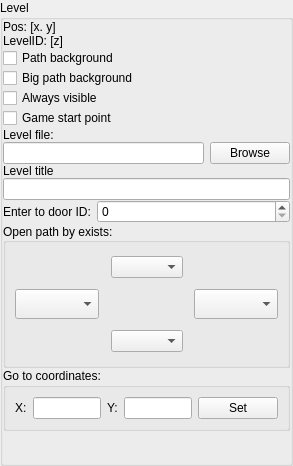
<?xml version="1.0" encoding="UTF-8"?>
<ui version="4.0">
 <class>WLD_ItemProps</class>
 <widget class="QDockWidget" name="WLD_ItemProps">
  <property name="geometry">
   <rect>
    <x>0</x>
    <y>0</y>
    <width>293</width>
    <height>466</height>
   </rect>
  </property>
  <property name="windowIcon">
   <iconset resource="../../_resources/editor.qrc">
    <normaloff>:/images/world16.png</normaloff>:/images/world16.png</iconset>
  </property>
  <property name="allowedAreas">
   <set>Qt::LeftDockWidgetArea|Qt::RightDockWidgetArea</set>
  </property>
  <property name="windowTitle">
   <string>Item Properties</string>
  </property>
  <widget class="QWidget" name="dockWidgetContents_2">
   <layout class="QGridLayout" name="WLDItemPropsGrid">
    <property name="leftMargin">
     <number>0</number>
    </property>
    <property name="topMargin">
     <number>0</number>
    </property>
    <property name="rightMargin">
     <number>0</number>
    </property>
    <property name="bottomMargin">
     <number>0</number>
    </property>
    <property name="spacing">
     <number>0</number>
    </property>
    <item row="0" column="0">
     <widget class="QGroupBox" name="WLD_LevelGrp">
      <property name="title">
       <string>Level</string>
      </property>
      <layout class="QGridLayout" name="gridLayout_16" columnstretch="0,100,0">
       <property name="leftMargin">
        <number>0</number>
       </property>
       <property name="topMargin">
        <number>0</number>
       </property>
       <property name="rightMargin">
        <number>0</number>
       </property>
       <property name="bottomMargin">
        <number>0</number>
       </property>
       <property name="verticalSpacing">
        <number>0</number>
       </property>
       <item row="11" column="1" colspan="2">
        <widget class="QSpinBox" name="WLD_PROPS_EnterTo">
         <property name="maximum">
          <number>10000</number>
         </property>
        </widget>
       </item>
       <item row="0" column="0" colspan="3">
        <widget class="QLabel" name="WLD_PROPS_lvlPos">
         <property name="text">
          <string notr="true">Pos: [x. y]</string>
         </property>
        </widget>
       </item>
       <item row="13" column="0" colspan="3">
        <widget class="QGroupBox" name="groupBox_3">
         <property name="minimumSize">
          <size>
           <width>0</width>
           <height>60</height>
          </size>
         </property>
         <property name="title">
          <string>Go to coordinates:</string>
         </property>
         <layout class="QHBoxLayout" name="horizontalLayout_2">
          <item>
           <widget class="QLabel" name="label_53">
            <property name="text">
             <string notr="true">X:</string>
            </property>
           </widget>
          </item>
          <item>
           <widget class="QLineEdit" name="WLD_PROPS_GotoX">
            <property name="inputMethodHints">
             <set>Qt::ImhDigitsOnly</set>
            </property>
           </widget>
          </item>
          <item>
           <widget class="QLabel" name="label_54">
            <property name="text">
             <string notr="true">Y:</string>
            </property>
           </widget>
          </item>
          <item>
           <widget class="QLineEdit" name="WLD_PROPS_GotoY">
            <property name="inputMethodHints">
             <set>Qt::ImhDigitsOnly</set>
            </property>
           </widget>
          </item>
          <item>
           <widget class="QPushButton" name="WLD_PROPS_GetPoint">
            <property name="text">
             <string>Set</string>
            </property>
           </widget>
          </item>
         </layout>
        </widget>
       </item>
       <item row="12" column="0" colspan="3">
        <widget class="QGroupBox" name="group_pathOpens">
         <property name="minimumSize">
          <size>
           <width>0</width>
           <height>121</height>
          </size>
         </property>
         <property name="maximumSize">
          <size>
           <width>16777215</width>
           <height>145</height>
          </size>
         </property>
         <property name="title">
          <string>Open path by exists:</string>
         </property>
         <property name="alignment">
          <set>Qt::AlignLeading|Qt::AlignLeft|Qt::AlignVCenter</set>
         </property>
         <layout class="QGridLayout" name="gridLayout_17">
          <item row="0" column="0" rowspan="2" colspan="3">
           <widget class="QFrame" name="frame">
            <property name="minimumSize">
             <size>
              <width>0</width>
              <height>30</height>
             </size>
            </property>
            <property name="frameShape">
             <enum>QFrame::NoFrame</enum>
            </property>
            <property name="frameShadow">
             <enum>QFrame::Plain</enum>
            </property>
            <property name="lineWidth">
             <number>0</number>
            </property>
            <layout class="QHBoxLayout" name="horizontalLayout">
             <property name="spacing">
              <number>0</number>
             </property>
             <property name="leftMargin">
              <number>0</number>
             </property>
             <property name="topMargin">
              <number>0</number>
             </property>
             <property name="rightMargin">
              <number>0</number>
             </property>
             <property name="bottomMargin">
              <number>0</number>
             </property>
             <item>
              <spacer name="space_top_left">
               <property name="orientation">
                <enum>Qt::Horizontal</enum>
               </property>
               <property name="sizeType">
                <enum>QSizePolicy::Expanding</enum>
               </property>
               <property name="sizeHint" stdset="0">
                <size>
                 <width>72</width>
                 <height>10</height>
                </size>
               </property>
              </spacer>
             </item>
             <item>
              <widget class="QComboBox" name="WLD_PROPS_ExitTop">
               <property name="toolTip">
                <string comment="Condition to open path by direction (like on compass) when level is completed with different exit ways">Open the Northern (upper) path by exit type</string>
               </property>
               <property name="maxVisibleItems">
                <number>50</number>
               </property>
               <property name="insertPolicy">
                <enum>QComboBox::InsertAtBottom</enum>
               </property>
               <property name="sizeAdjustPolicy">
                <enum>QComboBox::AdjustToContents</enum>
               </property>
              </widget>
             </item>
             <item>
              <spacer name="space_top_right">
               <property name="orientation">
                <enum>Qt::Horizontal</enum>
               </property>
               <property name="sizeType">
                <enum>QSizePolicy::Expanding</enum>
               </property>
               <property name="sizeHint" stdset="0">
                <size>
                 <width>72</width>
                 <height>10</height>
                </size>
               </property>
              </spacer>
             </item>
            </layout>
           </widget>
          </item>
          <item row="2" column="1">
           <widget class="QLabel" name="icon_exit_directions">
            <property name="minimumSize">
             <size>
              <width>0</width>
              <height>34</height>
             </size>
            </property>
            <property name="toolTip">
             <string>You can set a condition to open path in specified direction (controls at each side of those arrows), dependent on level exit code.</string>
            </property>
            <property name="pixmap">
             <pixmap resource="../../_resources/editor.qrc">:/images/warp_exit.png</pixmap>
            </property>
            <property name="alignment">
             <set>Qt::AlignCenter</set>
            </property>
           </widget>
          </item>
          <item row="2" column="0">
           <widget class="QComboBox" name="WLD_PROPS_ExitLeft">
            <property name="minimumSize">
             <size>
              <width>0</width>
              <height>30</height>
             </size>
            </property>
            <property name="toolTip">
             <string comment="Condition to open path by direction (like on compass) when level is completed with different exit ways">Open the Western (left) path by exit type</string>
            </property>
            <property name="maxVisibleItems">
             <number>50</number>
            </property>
            <property name="insertPolicy">
             <enum>QComboBox::InsertAtBottom</enum>
            </property>
            <property name="sizeAdjustPolicy">
             <enum>QComboBox::AdjustToContents</enum>
            </property>
           </widget>
          </item>
          <item row="2" column="2">
           <widget class="QComboBox" name="WLD_PROPS_ExitRight">
            <property name="minimumSize">
             <size>
              <width>0</width>
              <height>30</height>
             </size>
            </property>
            <property name="toolTip">
             <string comment="Condition to open path by direction (like on compass) when level is completed with different exit ways">Open the Eastern (right) path by exit type</string>
            </property>
            <property name="maxVisibleItems">
             <number>50</number>
            </property>
            <property name="insertPolicy">
             <enum>QComboBox::InsertAtBottom</enum>
            </property>
            <property name="sizeAdjustPolicy">
             <enum>QComboBox::AdjustToContents</enum>
            </property>
           </widget>
          </item>
          <item row="3" column="0" colspan="3">
           <widget class="QFrame" name="frame_2">
            <property name="minimumSize">
             <size>
              <width>0</width>
              <height>30</height>
             </size>
            </property>
            <property name="frameShape">
             <enum>QFrame::NoFrame</enum>
            </property>
            <property name="frameShadow">
             <enum>QFrame::Plain</enum>
            </property>
            <property name="lineWidth">
             <number>0</number>
            </property>
            <layout class="QHBoxLayout" name="horizontalLayout_3">
             <property name="spacing">
              <number>0</number>
             </property>
             <property name="leftMargin">
              <number>0</number>
             </property>
             <property name="topMargin">
              <number>0</number>
             </property>
             <property name="rightMargin">
              <number>0</number>
             </property>
             <property name="bottomMargin">
              <number>0</number>
             </property>
             <item>
              <spacer name="space_bottom_left">
               <property name="orientation">
                <enum>Qt::Horizontal</enum>
               </property>
               <property name="sizeType">
                <enum>QSizePolicy::Expanding</enum>
               </property>
               <property name="sizeHint" stdset="0">
                <size>
                 <width>72</width>
                 <height>10</height>
                </size>
               </property>
              </spacer>
             </item>
             <item>
              <widget class="QComboBox" name="WLD_PROPS_ExitBottom">
               <property name="toolTip">
                <string comment="Condition to open path by direction (like on compass) when level is completed with different exit ways">Open the Southern (lower) path by exit type</string>
               </property>
               <property name="maxVisibleItems">
                <number>50</number>
               </property>
               <property name="insertPolicy">
                <enum>QComboBox::InsertAtBottom</enum>
               </property>
               <property name="sizeAdjustPolicy">
                <enum>QComboBox::AdjustToContents</enum>
               </property>
              </widget>
             </item>
             <item>
              <spacer name="space_bottom_right">
               <property name="orientation">
                <enum>Qt::Horizontal</enum>
               </property>
               <property name="sizeType">
                <enum>QSizePolicy::Expanding</enum>
               </property>
               <property name="sizeHint" stdset="0">
                <size>
                 <width>72</width>
                 <height>10</height>
                </size>
               </property>
              </spacer>
             </item>
            </layout>
           </widget>
          </item>
         </layout>
        </widget>
       </item>
       <item row="6" column="0">
        <widget class="QLabel" name="label_12">
         <property name="text">
          <string>Level file:</string>
         </property>
        </widget>
       </item>
       <item row="2" column="0" colspan="3">
        <widget class="QCheckBox" name="WLD_PROPS_PathBG">
         <property name="text">
          <string>Path background</string>
         </property>
        </widget>
       </item>
       <item row="9" column="0" colspan="3">
        <widget class="QLabel" name="label_52">
         <property name="text">
          <string>Level title</string>
         </property>
        </widget>
       </item>
       <item row="3" column="0" colspan="3">
        <widget class="QCheckBox" name="WLD_PROPS_BigPathBG">
         <property name="text">
          <string>Big path background</string>
         </property>
        </widget>
       </item>
       <item row="7" column="0" colspan="2">
        <widget class="QLineEdit" name="WLD_PROPS_LVLFile"/>
       </item>
       <item row="10" column="0" colspan="3">
        <widget class="QLineEdit" name="WLD_PROPS_LVLTitle"/>
       </item>
       <item row="11" column="0">
        <widget class="QLabel" name="label_56">
         <property name="text">
          <string>Enter to door ID:</string>
         </property>
        </widget>
       </item>
       <item row="4" column="0" colspan="3">
        <widget class="QCheckBox" name="WLD_PROPS_AlwaysVis">
         <property name="text">
          <string>Always visible</string>
         </property>
        </widget>
       </item>
       <item row="1" column="0" colspan="3">
        <widget class="QLabel" name="WLD_PROPS_lvlID">
         <property name="text">
          <string notr="true">LevelID: [z]</string>
         </property>
        </widget>
       </item>
       <item row="5" column="0" colspan="3">
        <widget class="QCheckBox" name="WLD_PROPS_GameStart">
         <property name="text">
          <string>Game start point</string>
         </property>
        </widget>
       </item>
       <item row="7" column="2">
        <widget class="QPushButton" name="WLD_PROPS_LVLBrowse">
         <property name="text">
          <string>Browse</string>
         </property>
        </widget>
       </item>
       <item row="14" column="0" colspan="3">
        <spacer name="verticalSpacer_17">
         <property name="orientation">
          <enum>Qt::Vertical</enum>
         </property>
         <property name="sizeHint" stdset="0">
          <size>
           <width>0</width>
           <height>0</height>
          </size>
         </property>
        </spacer>
       </item>
      </layout>
     </widget>
    </item>
   </layout>
  </widget>
 </widget>
 <resources>
  <include location="../../_resources/editor.qrc"/>
 </resources>
 <connections/>
</ui>
